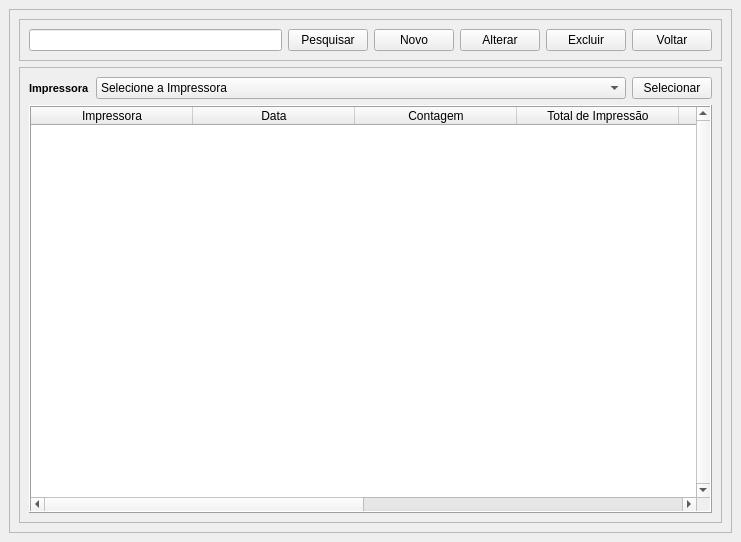
<?xml version="1.0" encoding="UTF-8"?>
<ui version="4.0">
 <class>Contagem</class>
 <widget class="QMainWindow" name="Contagem">
  <property name="geometry">
   <rect>
    <x>0</x>
    <y>0</y>
    <width>741</width>
    <height>542</height>
   </rect>
  </property>
  <property name="windowTitle">
   <string>Contagem</string>
  </property>
  <widget class="QWidget" name="centralwidget">
   <layout class="QGridLayout" name="gridLayout_2">
    <item row="0" column="0">
     <layout class="QGridLayout" name="gridLayout">
      <item row="0" column="0">
       <widget class="QFrame" name="frame_2">
        <property name="frameShape">
         <enum>QFrame::StyledPanel</enum>
        </property>
        <property name="frameShadow">
         <enum>QFrame::Raised</enum>
        </property>
        <layout class="QVBoxLayout" name="verticalLayout">
         <item>
          <widget class="QFrame" name="frame">
           <property name="frameShape">
            <enum>QFrame::StyledPanel</enum>
           </property>
           <property name="frameShadow">
            <enum>QFrame::Raised</enum>
           </property>
           <layout class="QHBoxLayout" name="horizontalLayout">
            <item>
             <widget class="QLineEdit" name="BR_Pesquisa"/>
            </item>
            <item>
             <widget class="QPushButton" name="BT_Pesquisar">
              <property name="text">
               <string>Pesquisar</string>
              </property>
              <property name="icon">
               <iconset>
                <normaloff>../Arte/iconfinder-documents07-1622836_121949.ico</normaloff>../Arte/iconfinder-documents07-1622836_121949.ico</iconset>
              </property>
             </widget>
            </item>
            <item>
             <widget class="QPushButton" name="BT_Criar">
              <property name="text">
               <string>Novo</string>
              </property>
              <property name="icon">
               <iconset>
                <normaloff>../Arte/new_page_document_1560.ico</normaloff>../Arte/new_page_document_1560.ico</iconset>
              </property>
             </widget>
            </item>
            <item>
             <widget class="QPushButton" name="BT_Alterar">
              <property name="text">
               <string>Alterar</string>
              </property>
              <property name="icon">
               <iconset>
                <normaloff>../Arte/edit_pencil_write_1574.ico</normaloff>../Arte/edit_pencil_write_1574.ico</iconset>
              </property>
             </widget>
            </item>
            <item>
             <widget class="QPushButton" name="BT_Exclui">
              <property name="text">
               <string>Excluir</string>
              </property>
              <property name="icon">
               <iconset>
                <normaloff>../Arte/delete_delete_exit_1577.ico</normaloff>../Arte/delete_delete_exit_1577.ico</iconset>
              </property>
             </widget>
            </item>
            <item>
             <widget class="QPushButton" name="BT_Voltar">
              <property name="text">
               <string>Voltar</string>
              </property>
              <property name="icon">
               <iconset>
                <normaloff>../Arte/3643764-back-backward-left-reply-turn_113415.ico</normaloff>../Arte/3643764-back-backward-left-reply-turn_113415.ico</iconset>
              </property>
             </widget>
            </item>
           </layout>
          </widget>
         </item>
         <item>
          <widget class="QFrame" name="frame_3">
           <property name="frameShape">
            <enum>QFrame::StyledPanel</enum>
           </property>
           <property name="frameShadow">
            <enum>QFrame::Raised</enum>
           </property>
           <layout class="QGridLayout" name="gridLayout_3">
            <item row="0" column="0">
             <widget class="QLabel" name="TX_Impressora">
              <property name="sizePolicy">
               <sizepolicy hsizetype="Maximum" vsizetype="Preferred">
                <horstretch>0</horstretch>
                <verstretch>0</verstretch>
               </sizepolicy>
              </property>
              <property name="font">
               <font>
                <family>Arial</family>
                <pointsize>8</pointsize>
                <weight>75</weight>
                <bold>true</bold>
               </font>
              </property>
              <property name="text">
               <string>Impressora</string>
              </property>
             </widget>
            </item>
            <item row="0" column="1">
             <widget class="QComboBox" name="CP_Impressora">
              <property name="styleSheet">
               <string notr="true">font: 8pt &quot;Arial&quot;;</string>
              </property>
              <item>
               <property name="text">
                <string>Selecione a Impressora</string>
               </property>
              </item>
              <item>
               <property name="text">
                <string>Número de Serie -- Modelo -- Setor -- Sigla do Setor</string>
               </property>
              </item>
             </widget>
            </item>
            <item row="0" column="2">
             <widget class="QPushButton" name="BT_Selecionar">
              <property name="sizePolicy">
               <sizepolicy hsizetype="Maximum" vsizetype="Fixed">
                <horstretch>0</horstretch>
                <verstretch>0</verstretch>
               </sizepolicy>
              </property>
              <property name="text">
               <string>Selecionar</string>
              </property>
             </widget>
            </item>
            <item row="2" column="0" colspan="3">
             <widget class="QTableWidget" name="TB_Setor">
              <property name="sizePolicy">
               <sizepolicy hsizetype="Expanding" vsizetype="Expanding">
                <horstretch>0</horstretch>
                <verstretch>0</verstretch>
               </sizepolicy>
              </property>
              <property name="tabletTracking">
               <bool>false</bool>
              </property>
              <property name="focusPolicy">
               <enum>Qt::WheelFocus</enum>
              </property>
              <property name="layoutDirection">
               <enum>Qt::LeftToRight</enum>
              </property>
              <property name="autoFillBackground">
               <bool>true</bool>
              </property>
              <property name="frameShape">
               <enum>QFrame::Box</enum>
              </property>
              <property name="frameShadow">
               <enum>QFrame::Raised</enum>
              </property>
              <property name="verticalScrollBarPolicy">
               <enum>Qt::ScrollBarAlwaysOn</enum>
              </property>
              <property name="horizontalScrollBarPolicy">
               <enum>Qt::ScrollBarAsNeeded</enum>
              </property>
              <property name="sizeAdjustPolicy">
               <enum>QAbstractScrollArea::AdjustToContents</enum>
              </property>
              <property name="autoScrollMargin">
               <number>17</number>
              </property>
              <property name="editTriggers">
               <set>QAbstractItemView::NoEditTriggers</set>
              </property>
              <property name="dragEnabled">
               <bool>false</bool>
              </property>
              <property name="dragDropMode">
               <enum>QAbstractItemView::NoDragDrop</enum>
              </property>
              <property name="alternatingRowColors">
               <bool>true</bool>
              </property>
              <property name="selectionMode">
               <enum>QAbstractItemView::SingleSelection</enum>
              </property>
              <property name="selectionBehavior">
               <enum>QAbstractItemView::SelectRows</enum>
              </property>
              <property name="verticalScrollMode">
               <enum>QAbstractItemView::ScrollPerItem</enum>
              </property>
              <property name="showGrid">
               <bool>true</bool>
              </property>
              <property name="gridStyle">
               <enum>Qt::DashLine</enum>
              </property>
              <attribute name="horizontalHeaderVisible">
               <bool>true</bool>
              </attribute>
              <attribute name="horizontalHeaderCascadingSectionResizes">
               <bool>false</bool>
              </attribute>
              <attribute name="horizontalHeaderDefaultSectionSize">
               <number>162</number>
              </attribute>
              <attribute name="horizontalHeaderHighlightSections">
               <bool>true</bool>
              </attribute>
              <attribute name="horizontalHeaderMinimumSectionSize">
               <number>39</number>
              </attribute>
              <column>
               <property name="text">
                <string>Impressora</string>
               </property>
              </column>
              <column>
               <property name="text">
                <string>Data</string>
               </property>
              </column>
              <column>
               <property name="text">
                <string>Contagem</string>
               </property>
              </column>
              <column>
               <property name="text">
                <string>Total de Impressão</string>
               </property>
              </column>
              <column>
               <property name="text">
                <string>Custo Toner Preto</string>
               </property>
              </column>
              <column>
               <property name="text">
                <string>Custo Toner Margenta</string>
               </property>
              </column>
              <column>
               <property name="text">
                <string>Custo Toner Amarelo</string>
               </property>
              </column>
              <column>
               <property name="text">
                <string>Custo Toner Azul</string>
               </property>
              </column>
             </widget>
            </item>
           </layout>
          </widget>
         </item>
        </layout>
       </widget>
      </item>
     </layout>
    </item>
   </layout>
  </widget>
 </widget>
 <tabstops>
  <tabstop>BR_Pesquisa</tabstop>
  <tabstop>BT_Pesquisar</tabstop>
  <tabstop>BT_Criar</tabstop>
  <tabstop>BT_Alterar</tabstop>
  <tabstop>BT_Exclui</tabstop>
  <tabstop>BT_Voltar</tabstop>
  <tabstop>CP_Impressora</tabstop>
  <tabstop>BT_Selecionar</tabstop>
  <tabstop>TB_Setor</tabstop>
 </tabstops>
 <resources/>
 <connections/>
</ui>
